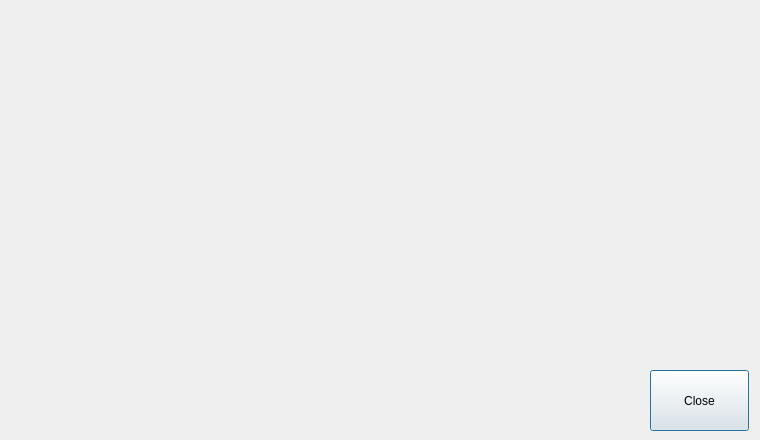
<?xml version="1.0" encoding="UTF-8"?>
<ui version="4.0">
 <class>dialog_keylist</class>
 <widget class="QDialog" name="dialog_keylist">
  <property name="geometry">
   <rect>
    <x>0</x>
    <y>0</y>
    <width>760</width>
    <height>440</height>
   </rect>
  </property>
  <property name="windowTitle">
   <string>Dialog</string>
  </property>
  <widget class="QPushButton" name="bClose">
   <property name="geometry">
    <rect>
     <x>650</x>
     <y>370</y>
     <width>99</width>
     <height>61</height>
    </rect>
   </property>
   <property name="font">
    <font>
     <pointsize>9</pointsize>
    </font>
   </property>
   <property name="styleSheet">
    <string notr="true"/>
   </property>
   <property name="text">
    <string>Close</string>
   </property>
  </widget>
 </widget>
 <resources/>
 <connections/>
</ui>
